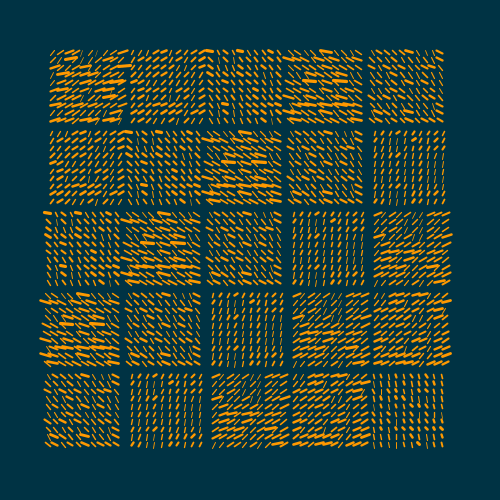
Frame 1 (no input)
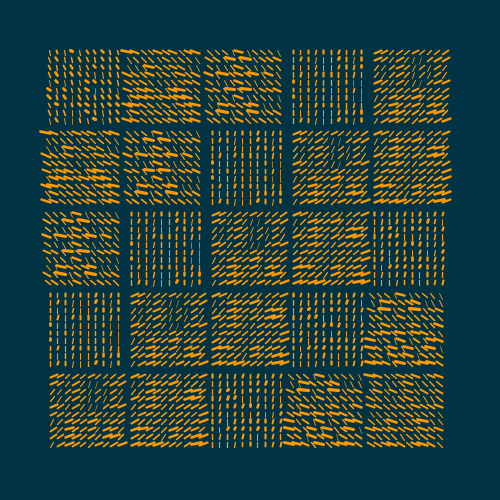
Frame 60 (the mouse pressed at the canvas centre just before this capture)
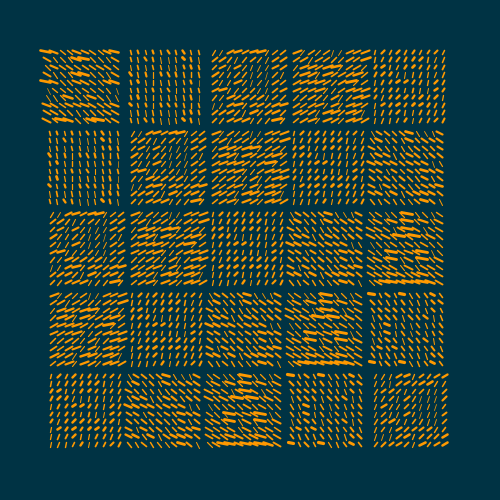
Frame 120 (the mouse held since frame 60 and released just before this capture)

The Processing sketch that drew these frames (run headless with seeded random() and noise(); from frame 60 on, the mouse is pressed at the canvas centre):

// Processing sketch: day_24
// ── day_24.pde
// (c) 2021 Joseph HENRY
// This code is licensed under MIT license (see LICENSE for details)

/**
 * Display a square of n * n lines
 */
void squareOfLines(float x, float y, float n, float size, float offset) {
  push();
  translate(x, y);
  
  float cellSize = size / n;
  
  for (int i = 0; i < n; i++) {
    float xx = i * cellSize;
    for (int j = 0; j < n; j++) {
      float yy = j * cellSize;
      
      float noiseOffset = noise(i + cos(offset) * 5, j + sin(offset) * 5);
      
      stroke(#ff9900);
      strokeWeight(noiseOffset * 4);
      line(xx, yy + cellSize * (1 - noiseOffset), xx + cellSize * noiseOffset * cos(offset + i / 10) * 2, yy );
    }
  }
  
  pop();
}

float offset = 0;

// Margin between the grid and the canvas
float margin = 50;

// Gap between squares of lines
float gap = 5;

// Size of the square of lines
int n = 5;

float totalSize, cellSize, start;


void setup() {
  size(500, 500);
  
  totalSize = (width - 2 * margin);
  cellSize = (totalSize - gap * (n - 1)) / n;
  start = (width - totalSize) / 2;
}

void draw() {
  background(#003344);
  
  for (int i = 0; i < n; i++) {
    float x = start + i * (cellSize + gap);
    for (int j = 0; j < n; j++) {
      float y = start + j * (cellSize + gap);
      
      squareOfLines(x, y, 10, cellSize, offset + i + j);
    }
  }
  
  offset += 0.03;
}
